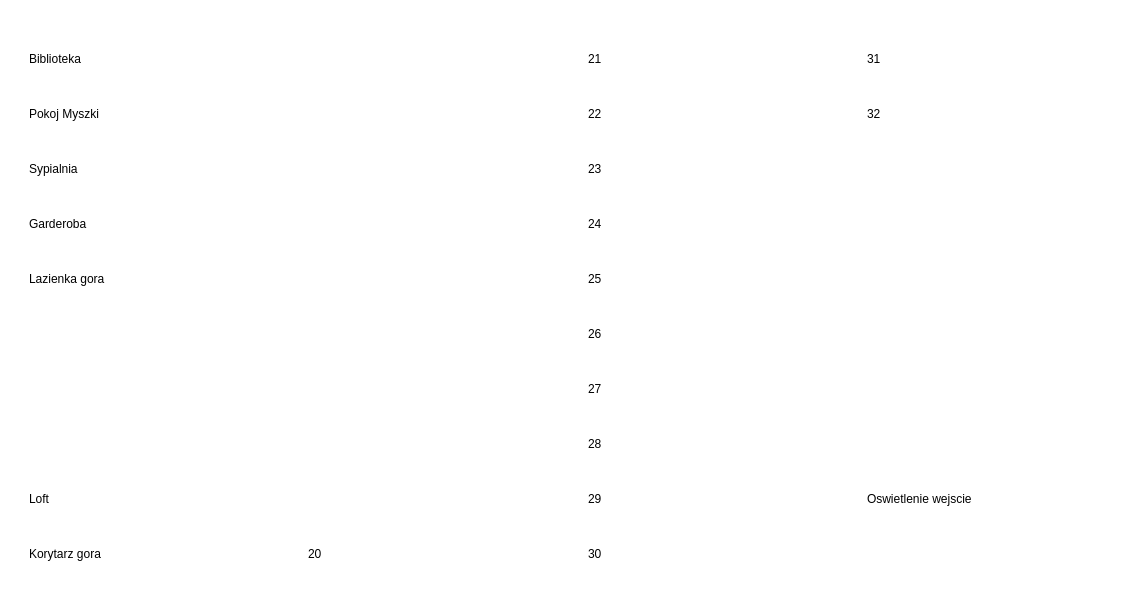
      <widget class="QWidget" name="Wysyl">
       <property name="contextMenuPolicy">
        <enum>Qt::CustomContextMenu</enum>
       </property>
       <property name="accessibleName">
        <string comment="Check" extracomment="Wysylanie"/>
       </property>
       <property name="styleSheet">
        <string notr="true">background-color: transparent;</string>
       </property>
       <property name="inputMethodHints">
        <set>Qt::ImhNone</set>
       </property>
       <attribute name="icon">
        <iconset>
         <normaloff>../strzalka_w_lewo.png</normaloff>../strzalka_w_lewo.png</iconset>
       </attribute>
       <attribute name="title">
        <string>Wysylanie</string>
       </attribute>
       <widget class="QWidget" name="layoutWidget">
        <property name="geometry">
         <rect>
          <x>10</x>
          <y>20</y>
          <width>1111</width>
          <height>581</height>
         </rect>
        </property>
        <layout class="QGridLayout" name="gridLayout_2">
         <item row="7" column="2">
          <widget class="QCheckBox" name="WY28">
           <property name="styleSheet">
            <string notr="true">background : transparent</string>
           </property>
           <property name="text">
            <string>28</string>
           </property>
          </widget>
         </item>
         <item row="8" column="0">
          <widget class="QCheckBox" name="WY9">
           <property name="styleSheet">
            <string notr="true">background : transparent</string>
           </property>
           <property name="text">
            <string>Loft</string>
           </property>
          </widget>
         </item>
         <item row="10" column="2">
          <widget class="QCheckBox" name="WY30">
           <property name="styleSheet">
            <string notr="true">background : transparent</string>
           </property>
           <property name="text">
            <string>30</string>
           </property>
          </widget>
         </item>
         <item row="8" column="3">
          <widget class="QCheckBox" name="WY39">
           <property name="styleSheet">
            <string notr="true">background : transparent</string>
           </property>
           <property name="text">
            <string>Oswietlenie wejscie</string>
           </property>
          </widget>
         </item>
         <item row="4" column="0">
          <widget class="QCheckBox" name="WY5">
           <property name="styleSheet">
            <string notr="true">background : transparent</string>
           </property>
           <property name="text">
            <string>Lazienka gora</string>
           </property>
          </widget>
         </item>
         <item row="3" column="2">
          <widget class="QCheckBox" name="WY24">
           <property name="styleSheet">
            <string notr="true">background : transparent</string>
           </property>
           <property name="text">
            <string>24</string>
           </property>
          </widget>
         </item>
         <item row="6" column="2">
          <widget class="QCheckBox" name="WY27">
           <property name="styleSheet">
            <string notr="true">background : transparent</string>
           </property>
           <property name="text">
            <string>27</string>
           </property>
          </widget>
         </item>
         <item row="8" column="2">
          <widget class="QCheckBox" name="WY29">
           <property name="styleSheet">
            <string notr="true">background : transparent</string>
           </property>
           <property name="text">
            <string>29</string>
           </property>
          </widget>
         </item>
         <item row="0" column="2">
          <widget class="QCheckBox" name="WY21">
           <property name="styleSheet">
            <string notr="true">background : transparent</string>
           </property>
           <property name="text">
            <string>21</string>
           </property>
          </widget>
         </item>
         <item row="0" column="0">
          <widget class="QCheckBox" name="WY1">
           <property name="styleSheet">
            <string notr="true">background : transparent</string>
           </property>
           <property name="text">
            <string>Biblioteka</string>
           </property>
           <property name="tristate">
            <bool>false</bool>
           </property>
          </widget>
         </item>
         <item row="2" column="0">
          <widget class="QCheckBox" name="WY3">
           <property name="styleSheet">
            <string notr="true">background : transparent</string>
           </property>
           <property name="text">
            <string>Sypialnia</string>
           </property>
          </widget>
         </item>
         <item row="0" column="3">
          <widget class="QCheckBox" name="WY31">
           <property name="styleSheet">
            <string notr="true">background : transparent</string>
           </property>
           <property name="text">
            <string>31</string>
           </property>
          </widget>
         </item>
         <item row="10" column="1">
          <widget class="QCheckBox" name="WY20">
           <property name="styleSheet">
            <string notr="true">background : transparent</string>
           </property>
           <property name="text">
            <string>20</string>
           </property>
          </widget>
         </item>
         <item row="10" column="0">
          <widget class="QCheckBox" name="WY10">
           <property name="styleSheet">
            <string notr="true">background : transparent</string>
           </property>
           <property name="text">
            <string>Korytarz gora</string>
           </property>
          </widget>
         </item>
         <item row="1" column="3">
          <widget class="QCheckBox" name="WY32">
           <property name="styleSheet">
            <string notr="true">background : transparent</string>
           </property>
           <property name="text">
            <string>32</string>
           </property>
          </widget>
         </item>
         <item row="1" column="0">
          <widget class="QCheckBox" name="WY2">
           <property name="styleSheet">
            <string notr="true">background : transparent</string>
           </property>
           <property name="text">
            <string>Pokoj Myszki</string>
           </property>
          </widget>
         </item>
         <item row="3" column="0">
          <widget class="QCheckBox" name="WY4">
           <property name="styleSheet">
            <string notr="true">background : transparent</string>
           </property>
           <property name="text">
            <string>Garderoba</string>
           </property>
          </widget>
         </item>
         <item row="2" column="2">
          <widget class="QCheckBox" name="WY23">
           <property name="styleSheet">
            <string notr="true">background : transparent</string>
           </property>
           <property name="text">
            <string>23</string>
           </property>
          </widget>
         </item>
         <item row="4" column="2">
          <widget class="QCheckBox" name="WY25">
           <property name="styleSheet">
            <string notr="true">background : transparent</string>
           </property>
           <property name="text">
            <string>25</string>
           </property>
          </widget>
         </item>
         <item row="5" column="2">
          <widget class="QCheckBox" name="WY26">
           <property name="styleSheet">
            <string notr="true">background : transparent</string>
           </property>
           <property name="text">
            <string>26</string>
           </property>
          </widget>
         </item>
         <item row="1" column="2">
          <widget class="QCheckBox" name="WY22">
           <property name="styleSheet">
            <string notr="true">background : transparent</string>
           </property>
           <property name="text">
            <string>22</string>
           </property>
          </widget>
         </item>
        </layout>
       </widget>
       <widget class="QPushButton" name="pushButton_14">
        <property name="geometry">
         <rect>
          <x>710</x>
          <y>122</y>
          <width>241</width>
          <height>131</height>
         </rect>
        </property>
        <property name="focusPolicy">
         <enum>Qt::NoFocus</enum>
        </property>
        <property name="styleSheet">
         <string notr="true">QPushButton#pushButton_14 {
background-color: transparent;
background-image: url(:/HDD1/admin/iHome/28-02-2018/media/leave_off.png);
background-repeat: none;
}

QPushButton#pushButton_14:checked
{
background-image: url(:/HDD1/admin/iHome/28-02-2018/media/leave_on.png);
background-color: transparent;
}</string>
        </property>
        <property name="text">
         <string/>
        </property>
        <property name="checkable">
         <bool>true</bool>
        </property>
        <property name="flat">
         <bool>true</bool>
        </property>
       </widget>
       <widget class="QPushButton" name="pushButton_13">
        <property name="geometry">
         <rect>
          <x>1000</x>
          <y>130</y>
          <width>131</width>
          <height>131</height>
         </rect>
        </property>
        <property name="focusPolicy">
         <enum>Qt::NoFocus</enum>
        </property>
        <property name="styleSheet">
         <string notr="true">QPushButton#pushButton_13 {
background-color: transparent;
background-image: url(:/HDD1/admin/iHome/28-02-2018/media/leaveCar_off.png);
background-repeat: none;
}

QPushButton#pushButton_13:checked
{
background-image: url(:/HDD1/admin/iHome/28-02-2018/media/leaveCar_on.png);
background-color: transparent;
}</string>
        </property>
        <property name="text">
         <string/>
        </property>
        <property name="checkable">
         <bool>true</bool>
        </property>
        <property name="flat">
         <bool>true</bool>
        </property>
       </widget>
      </widget>
